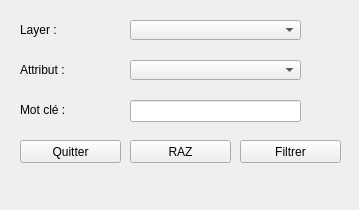
<?xml version="1.0" encoding="UTF-8"?>
<ui version="4.0">
 <class>DockWidget</class>
 <widget class="QDockWidget" name="DockWidget">
  <property name="geometry">
   <rect>
    <x>0</x>
    <y>0</y>
    <width>359</width>
    <height>210</height>
   </rect>
  </property>
  <property name="windowTitle">
   <string>Recherche par mots clés</string>
  </property>
  <widget class="QWidget" name="dockWidgetContents">
   <widget class="QPushButton" name="boutonCalculer">
    <property name="geometry">
     <rect>
      <x>240</x>
      <y>140</y>
      <width>101</width>
      <height>23</height>
     </rect>
    </property>
    <property name="text">
     <string>Filtrer</string>
    </property>
   </widget>
   <widget class="QLabel" name="label_7">
    <property name="geometry">
     <rect>
      <x>20</x>
      <y>60</y>
      <width>101</width>
      <height>20</height>
     </rect>
    </property>
    <property name="text">
     <string>Attribut :</string>
    </property>
   </widget>
   <widget class="QLabel" name="label_8">
    <property name="geometry">
     <rect>
      <x>20</x>
      <y>20</y>
      <width>91</width>
      <height>20</height>
     </rect>
    </property>
    <property name="text">
     <string>Layer :</string>
    </property>
   </widget>
   <widget class="QComboBox" name="comboAttribut">
    <property name="geometry">
     <rect>
      <x>130</x>
      <y>60</y>
      <width>171</width>
      <height>20</height>
     </rect>
    </property>
   </widget>
   <widget class="QComboBox" name="comboLayer">
    <property name="geometry">
     <rect>
      <x>130</x>
      <y>20</y>
      <width>171</width>
      <height>20</height>
     </rect>
    </property>
   </widget>
   <widget class="QPushButton" name="boutonRAZ">
    <property name="geometry">
     <rect>
      <x>130</x>
      <y>140</y>
      <width>101</width>
      <height>23</height>
     </rect>
    </property>
    <property name="text">
     <string>RAZ</string>
    </property>
   </widget>
   <widget class="QPushButton" name="boutonQuitter">
    <property name="geometry">
     <rect>
      <x>20</x>
      <y>140</y>
      <width>101</width>
      <height>23</height>
     </rect>
    </property>
    <property name="text">
     <string>Quitter</string>
    </property>
   </widget>
   <widget class="QLabel" name="label_9">
    <property name="geometry">
     <rect>
      <x>20</x>
      <y>100</y>
      <width>101</width>
      <height>20</height>
     </rect>
    </property>
    <property name="text">
     <string>Mot clé :</string>
    </property>
   </widget>
   <widget class="QLineEdit" name="editMotCle">
    <property name="geometry">
     <rect>
      <x>130</x>
      <y>100</y>
      <width>171</width>
      <height>22</height>
     </rect>
    </property>
   </widget>
  </widget>
 </widget>
 <resources/>
 <connections/>
</ui>
